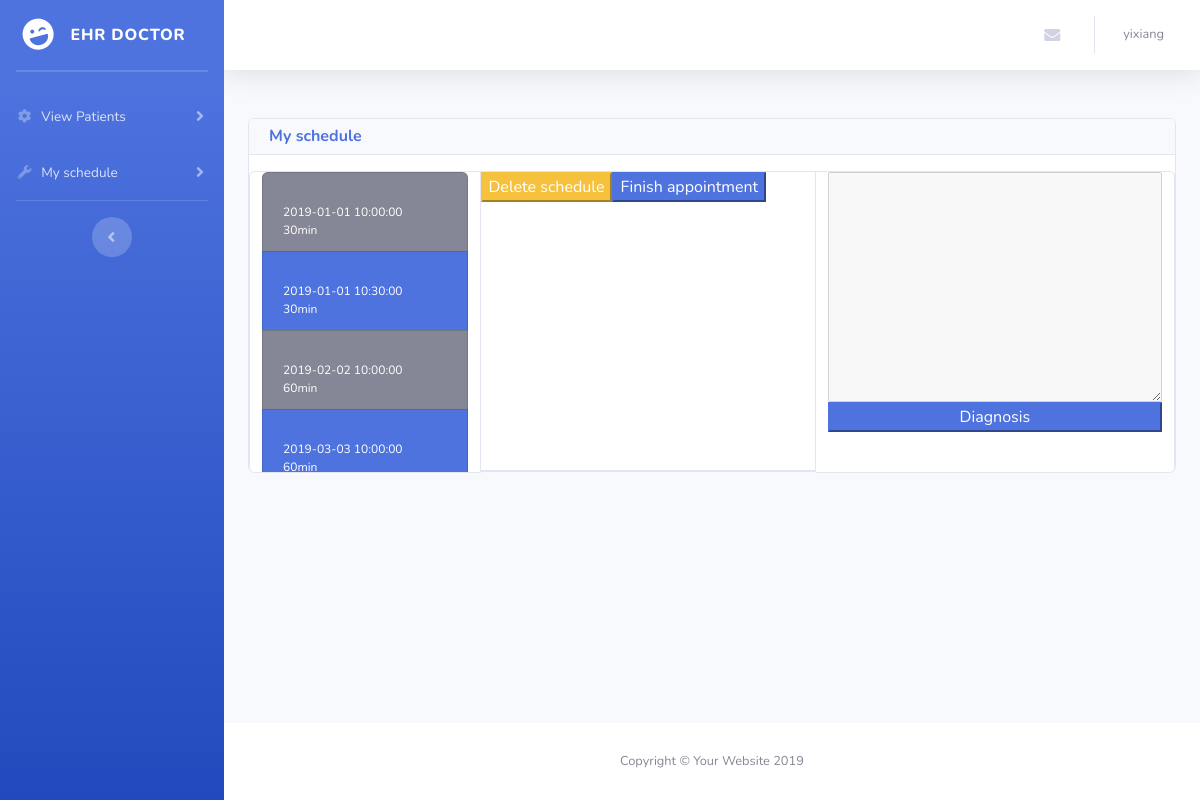
Before: /doctor/doctor_page (signed in) with the older database file.
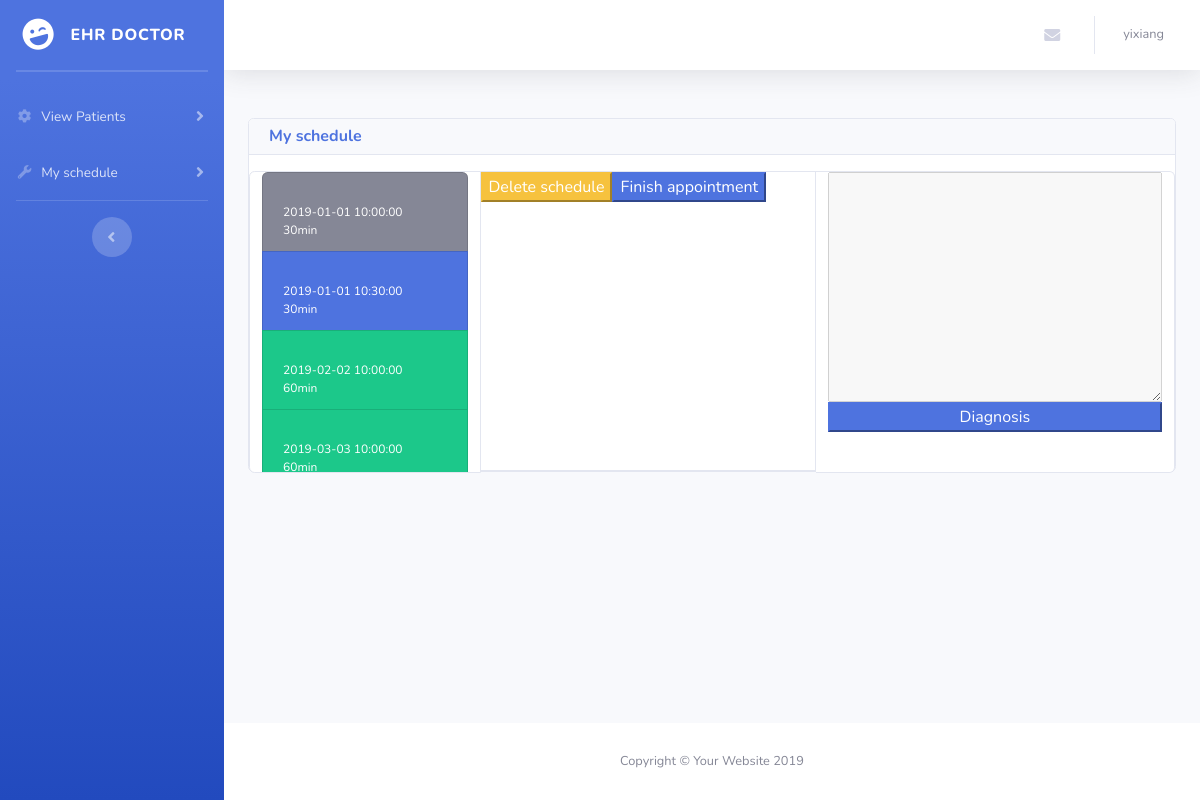
After: the same page with the newer database file.
### tables this page shows
CREATE TABLE doctors (
    id INTEGER PRIMARY KEY AUTOINCREMENT,
    last_name TEXT NOT NULL,
    first_name TEXT NOT NULL,
    password TEXT NOT NULL,
    email TEXT NOT NULL,
    phone_number TEXT NOT NULL,
    rate INTEGER CHECK (rate <= 10 and rate >=0) DEFAULT 0,
    number_of_rates INTEGER DEFAULT 0,
    gender TEXT CHECK (gender='male' or gender='female') NOT NULL,
    field TEXT NOT NULL,
    introduction TEXT,
    date_of_birth TEXT NOT NULL,
    date_of_join TEXT NOT NULL

);

CREATE TABLE "appointment"
(
	appointment_id INTEGER
		primary key autoincrement,
	doctor_id INTEGER not null
		references doctors
			on delete cascade,
	patient_id INTEGER not null
		references patients
			on delete cascade,
	start_time TIMESTAMP not null,
	duration TEXT not null,
	location VARCHAR(8) not null,
	status TEXT,
	medical_his TEXT, comments TEXT,
	check (status='pending' or status='accepted' or status='finished')
);

CREATE TABLE "schedule"
(
	doctor_id INTEGER
		references doctors
			on delete cascade,
	start_time TIMESTAMP not null,
	duration INTEGER not null,
	occupied BOOLEAN not null,
	primary key (doctor_id, start_time),
	check (duration=30 or duration=60)
);

### main_app/doctor.py (the view)
@doctor_bp.route("/doctor_page", methods=('GET', 'POST'))
@login_required_doctor
def show_main():
    db = get_db()
    pending_appointment = db.execute("SELECT * FROM appointment JOIN patients on patients.id=appointment.patient_id "
                                     "WHERE doctor_id=? and status=?",
                                     (g.user["id"], 'pending')).fetchall()
    my_patient = db.execute("SELECT * FROM take_care JOIN patients on patients.id=take_care.patient_id "
                            "WHERE doctor_id=?",
                            (g.user["id"], )).fetchall()
    medical_his = db.execute("SELECT * FROM appointment WHERE doctor_id=? AND status='accepted' ORDER BY start_time", (g.user["id"], )).fetchall()
    my_schedule = db.execute("SELECT schedule.start_time, schedule.duration, a.location, p.last_name, p.first_name, a.medical_his, a.appointment_id, a.status FROM schedule "
                             "LEFT OUTER JOIN appointment a on schedule.doctor_id = a.doctor_id and schedule.start_time=a.start_time "
                             "LEFT OUTER JOIN patients p on a.patient_id = p.id WHERE schedule.doctor_id=?",
                             (g.user["id"], )).fetchall()
    history_d = {}
    for r in medical_his:
        try:
            history_d[r["patient_id"]] = history_d[r["patient_id"]] + "\\n\\n" + str(r["start_time"]) + "\\n" + r["medical_his"]
        except:
            history_d[r["patient_id"]] = str(r["start_time"]) + "\\n" + r["medical_his"]
    return render_template('./doctor.html', pending=pending_appointment, my_patient=my_patient, my_schedule=my_schedule, medical_his_d=history_d)

### main_app/authentication.py (called while the page is built)
@auth_bp.before_app_request
def load_logged_in_user():
    user_id = session.get('user_id')
    login_type = session.get('login_type')
    if user_id is None:
        g.user = None
        g.type = None
    else:
        if login_type == 'admin':
            g.user = get_db().execute(
                'SELECT * FROM administrators WHERE id = ?', (user_id,)
            ).fetchone()
            g.type = 'admin'
        elif login_type == 'patient':
            g.user = get_db().execute(
                'SELECT * FROM patients WHERE id = ?', (user_id,)
            ).fetchone()
            g.type = 'patient'
        else:
            g.user = get_db().execute(
                'SELECT * FROM doctors WHERE id = ?', (user_id,)
            ).fetchone()
            g.type = 'doctor'

def login_required_doctor(view):
    @functools.wraps(view)
    def wrapped_view(**kwargs):
        if g.user is None or g.type != 'doctor':
            return redirect(url_for('auth.login'))
        return view(**kwargs)
    return wrapped_view

### main_app/database.py (called while the page is built)
def get_db():
    if "db" not in g:
        g.db = sqlite3.connect(
            current_app.config["DATABASE"],
            detect_types=sqlite3.PARSE_DECLTYPES
        )
        g.db.row_factory = sqlite3.Row
        g.db.execute("PRAGMA foreign_keys = ON")
    return g.db

### main_app/templates/doctor.html (shortened to what this page needs)
<!DOCTYPE html>
<html lang="en">
{% extends 'base.html' %} {% block content %}
<head>
</head>
<body id="page-top">
    <div id="wrapper">
        <ul class="navbar-nav bg-gradient-primary sidebar sidebar-dark accordion" id="accordionSidebar">
            <a class="sidebar-brand d-flex align-items-center justify-content-center" href="/">
                <div class="sidebar-brand-icon rotate-n-15">
                    <i class="fas fa-laugh-wink"></i>
                </div>
                <div class="sidebar-brand-text mx-3"> EHR Doctor</div>
            </a>
            <hr class="sidebar-divider my-0">
            <hr class="sidebar-divider">
            <li class="nav-item">
                <a class="nav-link collapsed" href="#" data-toggle="collapse" data-target="#collapseTwo" aria-expanded="true" aria-controls="collapseTwo">
                    <i class="fas fa-fw fa-cog"></i>
                    <span>View Patients</span>
                </a>
            </li>
            <li class="nav-item">
                <a class="nav-link collapsed" href="#" data-toggle="collapse" data-target="#collapseUtilities" aria-expanded="true" aria-controls="collapseUtilities">
                    <i class="fas fa-fw fa-wrench"></i>
                    <span>My schedule</span>
                </a>
            </li>
            <hr class="sidebar-divider d-none d-md-block">
            <div class="text-center d-none d-md-inline">
                <button class="rounded-circle border-0" id="sidebarToggle"></button>
            </div>
        </ul>
        <div id="content-wrapper" class="d-flex flex-column">
            <div id="content">
                <nav class="navbar navbar-expand navbar-light bg-white topbar mb-4 static-top shadow">
                    <ul class="navbar-nav ml-auto">
                        <li class="nav-item dropdown no-arrow mx-1">
                            <a class="nav-link dropdown-toggle" href="#" id="messagesDropdown" role="button" data-toggle="dropdown" aria-haspopup="true" aria-expanded="false">
                                <i class="fas fa-envelope fa-fw"></i>
                            </a>
                        </li>
                        <li class="nav-item dropdown no-arrow">
                            <a class="nav-link dropdown-toggle" href="#" id="userDropdown" role="button" data-toggle="dropdown" aria-haspopup="true" aria-expanded="false">
                                <span class="mr-2 d-none d-lg-inline text-gray-600 small">{{g.user['last_name']}}</span>
                            </a>
                        </li>
                    </ul>
                </nav>
                <div class="container-fluid">
                        <br>
                    <div class='card mb-3' id="my_schedule">
                        <div class="card-header py-2 mb-3">
                            <h6 class="m-0 font-weight-bold text-primary">My schedule</h6>
                        </div>
                        <div class="card-group" style="height:300px">
                            <div class='card col-3 mb-4'>
                                <div style="height:300px; overflow-y:scroll;">
                                    <div id="schedule_list" class="list-group">
                                                    {% for s in my_schedule %}
                                                        {% if s['first_name'] %}
                                                            {% if s['status']=='accepted' %}
                                                                <a id="{{s['start_time']}}:{{s['duration']}}min" class="list-group-item list-group-item-action bg-secondary text-white" style="font-size: 12px;" onclick="show_schedule_detail('{{s['start_time']}}', '{{s['duration']}}', '{{s['last_name']}}', '{{s['first_name']}}', '{{s['location']}}', '{{s['medical_his']}}', '{{s['appointment_id']}}', '{{ s['status'] }}')">
                                                                    <br>{{s["start_time"]}}
                                                                    <br>{{s["duration"]}}min
                                                                </a>
                                                            {% elif s['status']=='finished' %}
                                                                <a id="{{s['start_time']}}:{{s['duration']}}min" class="list-group-item list-group-item-action bg-success text-white" style="font-size: 12px;" onclick="show_schedule_detail('{{s['start_time']}}', '{{s['duration']}}', '{{s['last_name']}}', '{{s['first_name']}}', '{{s['location']}}', '{{s['medical_his']}}', '{{s['appointment_id']}}', '{{ s['status'] }}')">
                                                                    <br>{{s["start_time"]}}
                                                                    <br>{{s["duration"]}}min
                                                                </a>
                                                            {% endif %}
                                                        {% else %}
                                                            <a id="{{s['start_time']}}:{{s['duration']}}min" class="list-group-item list-group-item-action bg-primary text-white" style="font-size: 12px;" onclick="show_schedule_detail('{{s['start_time']}}', '{{s['duration']}}', '{{s['last_name']}}', '{{s['first_name']}}', '{{s['location']}}', '', '', '{{ s['status'] }}')">
                                                                <br>{{s["start_time"]}}
                                                                <br>{{s["duration"]}}min
                                                            </a>
                                                        {% endif %}
                                                    {% endfor %}
                                    </div>
                                </div>
                            </div>
                            <div class='card mb-4' id='schedule_info' style="height:300px; overflow-y:scroll;">
                                <div class="btn-group">
                                    <button id="delete_schedule_button" class="btn-warning" onclick="delete_schedule()" disabled>Delete schedule</button>
                                    <button id="finish_appointment_button" class="btn-primary" onclick="finish_appointment()" disabled>Finish appointment</button>
                                </div>
                            </div>
                            <div class='card col-6 mb-4'>
                                <textarea style="height:230px; overflow-y:scroll;" id="medical_his_appointment" disabled>
                                </textarea>
                                <button class="btn-primary" onclick="diagnosis()" id="diagnosis" disabled>Diagnosis</button>
                            </div>
                        </div>
                    </div>
                </div>
            </div>
            <footer class="sticky-footer bg-white">
                <div class="container my-auto">
                    <div class="copyright text-center my-auto">
                        <span>Copyright &copy; Your Website 2019</span>
                    </div>
                </div>
            </footer>
        </div>
    </div>
</body>
{% endblock %}

### main_app/templates/base.html (shortened to what this page needs)
<!DOCTYPE html>
<html lang="en">
<link href="/static/vendor/fontawesome-free/css/all.min.css" rel="stylesheet" type="text/css">
<link href="/static/css/sb-admin-2.min.css" rel="stylesheet">
<section class="content">
     {% block content %}{% endblock %}
</section>

Changed rows visible on the page:
no longer on this page (row edited): schedule: start_time "2019-03-03 10:00:00", duration "60"
changed appointment (number 2 of 3 on the later page): status "accepted" → "finished" (drawn)
added appointment: start_time "2019-03-03 10:00:00", duration "60"
